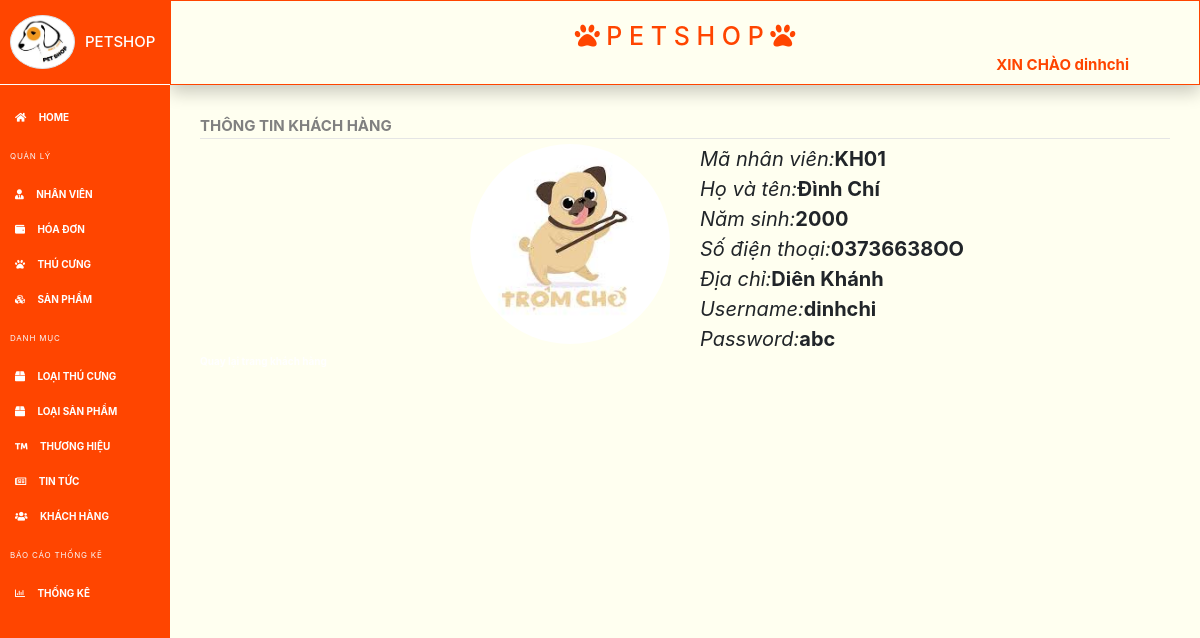
Page /details-khachhang.php?ma_kh=KH01 (signed in) on the committed database.
### tables this page shows
CREATE TABLE `khach_hang` (
  `ma_kh` varchar(10) NOT NULL,
  `ten_kh` varchar(100) NOT NULL,
  `nam_sinh` int(11) NOT NULL,
  `dia_chi` varchar(200) NOT NULL,
  `sdt` varchar(11) NOT NULL,
  `anh_dai_dien` text NOT NULL,
  `username` varchar(20) NOT NULL,
  `password` varchar(20) NOT NULL
);

### details-khachhang.php (the view, shortened to what this page needs)
<?php
    require('include/header-ad.php');
    require("connection/connect.php");
    $ma_kh = $_GET['ma_kh'];
    $query="SELECT * FROM khach_hang WHERE ma_kh = '$ma_kh'";
    $result=mysqli_query($dbc,$query);
        if(mysqli_num_rows($result)<>0)
        {   $rows=mysqli_num_rows($result);
            while($row=mysqli_fetch_array($result, MYSQLI_ASSOC))
            {
                 echo '<fieldset>
    <legend>THÔNG TIN KHÁCH HÀNG</legend>
    <div class="boder-box">
        <div class="row">
    <div class="col-lg-6"><img src="images/'.$row['anh_dai_dien'].'" style="border-radius: 50%;float:right;" width="200px" height="200px"></div>
    <div class="col-lg-6" style="font-size:20px">
        <i>Mã nhân viên:</i><b>'.$row['ma_kh'].'</b></br>
        <i>Họ và tên:</i><b>'.$row['ten_kh'].'</b></br>
        <i>Năm sinh:</i><b>'.$row['nam_sinh'].'</b></br>
        <i>Số điện thoại:</i><b>'.$row['sdt'].'</b></br>
        <i>Địa chỉ:</i><b>'.$row['dia_chi'].'</b></br>
        <i>Username:</i><b>'.$row['username'].'</b></br>
        <i>Password:</i><b>'.$row['password'].'</b>
    </div>
</div>
    </div>
</fieldset>
<a href=\'index-khachhang.php\'>Quay lại trang khách hàng</a>';
            }
        }
 ?>

### include/style-ad.css (style rules this page uses)
a { color: white; font-weight: bold; }
body { min-height: 100vh; overflow-x: hidden; background-color: #FFFFF0 ; }
legend { color: #808080; font-weight: bold; }

### rows in the picture
khach_hang: anh_dai_dien (picture), ma_kh "KH01", ten_kh "Đình Chí", nam_sinh "2000", sdt "03736638OO", dia_chi "Diên Khánh", username "dinhchi", password "abc"

### other values in the picture
$_SESSION['username'] "dinhchi"
